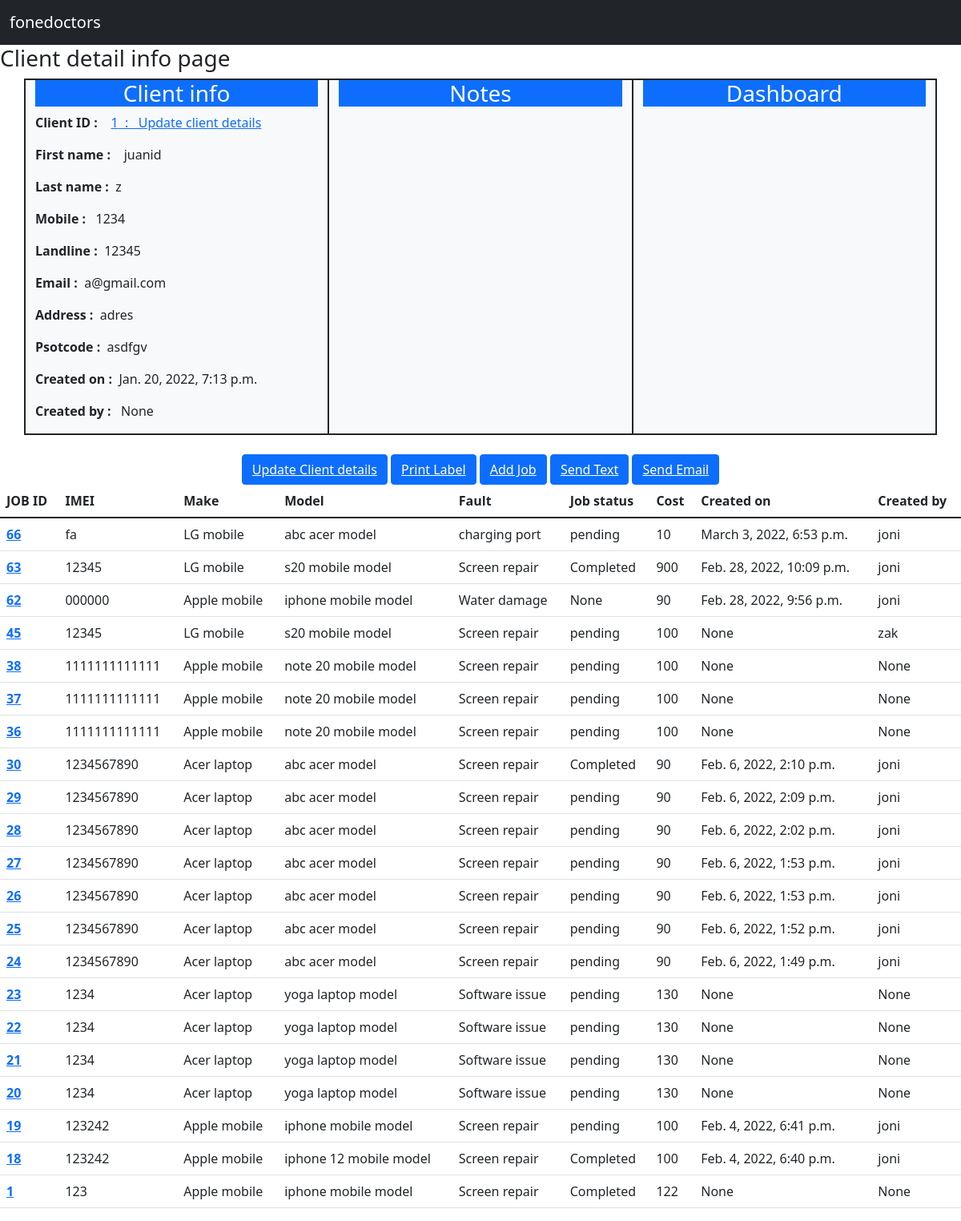
Page /Client_detail_info/1 on the committed database.
### customer/models.py (models this page shows, shortened)
class Customer(models.Model):
    id = models.AutoField(primary_key=True)
    first_name = models.CharField(max_length=250)
    last_name = models.CharField(max_length=250)
    phone  = models.IntegerField()
    landline  = models.IntegerField()
    email = models.EmailField(max_length=250)
    address = models.CharField(max_length=250)
    postcode = models.CharField(max_length=250)
    created_date = models.DateTimeField(null=True, blank= True)#
    created_by = models.ForeignKey(User,on_delete=models.CASCADE, null=True, blank=True)

### Jobs/models.py (models this page shows, shortened)
class Jobs(models.Model):
    customer = models.ForeignKey(Customer,on_delete = models.CASCADE, related_name = 'job_customer')
    device =  models.ForeignKey(Devices,on_delete = models.CASCADE, related_name = 'job_device', null = True, blank=True)
    make = models.ForeignKey(Make,on_delete = models.CASCADE, related_name = 'job_make', null=True, blank=True)
    model = models.ForeignKey(Model,on_delete = models.CASCADE, related_name = 'job_model', null=True, blank=True)
    fault =  models.ForeignKey(Fault,on_delete = models.CASCADE, related_name = 'job_faults', null=True, blank=True)
    description = models.TextField(null=True, blank=True)
    imei = models.CharField(max_length=250, null=True, blank=True)
    accessories = models.ForeignKey(Accessories,on_delete = models.CASCADE, related_name = 'job_acessories', null=True, blank=True)
    sale_item = models.ForeignKey(Sale_item,on_delete = models.CASCADE, related_name = 'sale_acessories', null=True, blank=True)
    passcode = models.CharField(max_length=250, null=True, blank=True)
    network = models.ForeignKey(Network,on_delete = models.CASCADE, related_name = 'job_network', null=True, blank=True)
    cost = models.IntegerField(null=True, blank=True)
    job_status = models.ForeignKey(Job_status,on_delete = models.CASCADE, related_name = 'job_job_status', null=True, blank=True)
    collection_time = models.DateTimeField(null=True, blank=True)
    payment_status = models.CharField(choices= PAYMENT_STATUS, max_length=250, null=True, blank=True)
    created_date = models.DateTimeField(null=True, blank=True)
    created_by = models.ForeignKey(User, on_delete = models.CASCADE, null=True, blank=True)
    completed = models.BooleanField(default=False)

class Make(models.Model):
    device = models.ForeignKey(Devices,on_delete=models.CASCADE, related_name='make_device')
    make = models.CharField(max_length=250)
    def __str__(self):
        return self.make

class Model(models.Model):
    make = models.ForeignKey(Make,on_delete=models.CASCADE)
    model = models.CharField(max_length=250)
    def __str__(self):
        return self.model

class Fault(models.Model):
    fault =  models.CharField(max_length=250)
    def __str__(self):
        return self.fault

class Job_status(models.Model):
    job_status =  models.CharField(max_length=250)
    def __str__(self):
        return self.job_status

### customer/views.py (the view)
# urls.py: path('Client_detail_info/<str:id>', views.Client_detail_info, name='Client_detail_info'),
def Client_detail_info(request,id):
    customer = Customer.objects.get(id=id)
    jobs = Jobs.objects.filter(customer=customer)#first cusomer is field/column from job models and 2 customer is variable from  line 46
    context = {'customer_context':customer, 'jobs_context':jobs}
    return render(request, 'Client_detail_info.html',context)

### templates/Client_detail_info.html
{% extends 'base.html' %}
{% block content %}
<h3>Client detail info page </h3>
<div class="container border border-dark">
  <div class="row">
    <div class="col border border-dark bg-light" >
      <h3 class="text-white bg-primary text-center">Client info</h3>
       <p><strong>Client ID : </strong>&nbsp;&nbsp; <a href="{% url 'update_client_details' customer_context.id %}">{{customer_context.id }}&nbsp;&nbsp;:&nbsp;&nbsp;  Update client details</a> </p>
      <p><strong>First name : </strong>&nbsp;&nbsp; {{customer_context.first_name}}</p>
      <p><strong> Last name :</strong>&nbsp;&nbsp;{{customer_context.last_name}}</p>
      <p><strong>Mobile     :</strong> &nbsp;&nbsp;{{customer_context.phone}}</p>
      <p><strong> Landline  :</strong>&nbsp;&nbsp;{{customer_context.landline}}</p>
      <p><strong> Email     :</strong>&nbsp;&nbsp;{{customer_context.email}}</p>
      <p><strong> Address   :</strong>&nbsp;&nbsp;{{customer_context.address}}</p>
      <p><strong> Psotcode  :</strong>&nbsp;&nbsp;{{customer_context.postcode}}</p>
      <p><strong>Created on :</strong>&nbsp;&nbsp;{{customer_context.created_date}}</p>
      <p><strong>Created by :</strong>&nbsp;&nbsp; {{customer_context.created_by}}</p>
    </div>
    <div class="col border border-dark bg-light" >
      <h3 class="text-white bg-primary text-center">Notes</h3>
    </div>
    <div class="col border border-dark bg-light" >
      <h3 class="text-white bg-primary text-center">Dashboard</h3>
    </div>
  </div>
</div>
<br>
<center><button  type="button" class="btn btn-primary"> <a class="text-white" href="{% url 'update_client_details' customer_context.id %}">Update Client details</a></button>
  <button type="button" class="btn btn-primary"> <a class="text-white" href="#">Print Label</a></button>
  <button type="button" class="btn btn-primary"> <a class="text-white" href="{% url 'add_direct_job' customer_context.id %}">Add Job</a></button>
  <button type="button" class="btn btn-primary"> <a class="text-white" href="#">Send Text</a></button>
  <button type="button" class="btn btn-primary"> <a class="text-white" href="#">Send Email</a></button>
</center>
    <table class="table table-hover">
      <thead>
        <tr>
          <th scope="col">JOB ID</th>
          <th scope="col">IMEI</th>
          <th scope="col">Make</th>
          <th scope="col">Model</th>
          <th scope="col">Fault</th>
          <th scope="col">Job status</th>
          <th scope="col">Cost</th>
          <th scope="col">Created on</th>
          <th scope="col">Created by </th>
        </tr>
      </thead>
      <tbody>
      {% for jobs_context in jobs_context reversed %}
         <tr>
          <th><a href="{% url 'job_detail_page' jobs_context.id %}">{{jobs_context.id}}</a></th>
          <td>{{jobs_context.imei}}</td>
          <td>{{jobs_context.make}}</td>
          <td>{{jobs_context.model}}</td>
          <td>{{jobs_context.fault}}</td>
          <td>{{jobs_context.job_status}}</td>
          <td>{{jobs_context.cost}}</td>
          <td>{{jobs_context.created_date}}</td>
          <td>{{jobs_context.created_by}}</td>
        </tr>
        {% endfor %}
      </tbody>
    </table>
{% endblock %}

### rows in the picture
Customer: id "1", first_name "juanid", last_name "z", phone "1234", landline "12345", email "a@gmail.com", address "adres", postcode "asdfgv", created_date "Jan. 20, 2022, 7:13 p.m.", created_by "None"
Jobs: id "66", imei "fa", make "LG mobile", model "abc acer model", fault "charging port", job_status "pending", cost "10", created_date "March 3, 2022, 6:53 p.m.", created_by "joni"
Jobs: id "63", imei "12345", make "LG mobile", model "s20 mobile model", fault "Screen repair", job_status "Completed", cost "900", created_date "Feb. 28, 2022, 10:09 p.m.", created_by "joni"
Jobs: id "62", imei "000000", make "Apple mobile", model "iphone mobile model", fault "Water damage", job_status "None", cost "90", created_date "Feb. 28, 2022, 9:56 p.m.", created_by "joni"
Jobs: id "45", imei "12345", make "LG mobile", model "s20 mobile model", fault "Screen repair", job_status "pending", cost "100", created_date "None", created_by "zak"
Jobs: id "38", imei "1111111111111", make "Apple mobile", model "note 20 mobile model", fault "Screen repair", job_status "pending", cost "100", created_date "None", created_by "None"
Jobs: id "37", imei "1111111111111", make "Apple mobile", model "note 20 mobile model", fault "Screen repair", job_status "pending", cost "100", created_date "None", created_by "None"
Jobs: id "36", imei "1111111111111", make "Apple mobile", model "note 20 mobile model", fault "Screen repair", job_status "pending", cost "100", created_date "None", created_by "None"
Jobs: id "30", imei "1234567890", make "Acer laptop", model "abc acer model", fault "Screen repair", job_status "Completed", cost "90", created_date "Feb. 6, 2022, 2:10 p.m.", created_by "joni"
Jobs: id "29", imei "1234567890", make "Acer laptop", model "abc acer model", fault "Screen repair", job_status "pending", cost "90", created_date "Feb. 6, 2022, 2:09 p.m.", created_by "joni"
Jobs: id "28", imei "1234567890", make "Acer laptop", model "abc acer model", fault "Screen repair", job_status "pending", cost "90", created_date "Feb. 6, 2022, 2:02 p.m.", created_by "joni"
Jobs: id "27", imei "1234567890", make "Acer laptop", model "abc acer model", fault "Screen repair", job_status "pending", cost "90", created_date "Feb. 6, 2022, 1:53 p.m.", created_by "joni"
Jobs: id "26", imei "1234567890", make "Acer laptop", model "abc acer model", fault "Screen repair", job_status "pending", cost "90", created_date "Feb. 6, 2022, 1:53 p.m.", created_by "joni"
Jobs: id "25", imei "1234567890", make "Acer laptop", model "abc acer model", fault "Screen repair", job_status "pending", cost "90", created_date "Feb. 6, 2022, 1:52 p.m.", created_by "joni"
Jobs: id "24", imei "1234567890", make "Acer laptop", model "abc acer model", fault "Screen repair", job_status "pending", cost "90", created_date "Feb. 6, 2022, 1:49 p.m.", created_by "joni"
Jobs: id "23", imei "1234", make "Acer laptop", model "yoga laptop model", fault "Software issue", job_status "pending", cost "130", created_date "None", created_by "None"
Jobs: id "22", imei "1234", make "Acer laptop", model "yoga laptop model", fault "Software issue", job_status "pending", cost "130", created_date "None", created_by "None"
Jobs: id "21", imei "1234", make "Acer laptop", model "yoga laptop model", fault "Software issue", job_status "pending", cost "130", created_date "None", created_by "None"
Jobs: id "20", imei "1234", make "Acer laptop", model "yoga laptop model", fault "Software issue", job_status "pending", cost "130", created_date "None", created_by "None"
Jobs: id "19", imei "123242", make "Apple mobile", model "iphone mobile model", fault "Screen repair", job_status "pending", cost "100", created_date "Feb. 4, 2022, 6:41 p.m.", created_by "joni"
Jobs: id "18", imei "123242", make "Apple mobile", model "iphone 12 mobile model", fault "Screen repair", job_status "Completed", cost "100", created_date "Feb. 4, 2022, 6:40 p.m.", created_by "joni"
Jobs: id "1", imei "123", make "Apple mobile", model "iphone mobile model", fault "Screen repair", job_status "Completed", cost "122", created_date "None", created_by "None"
